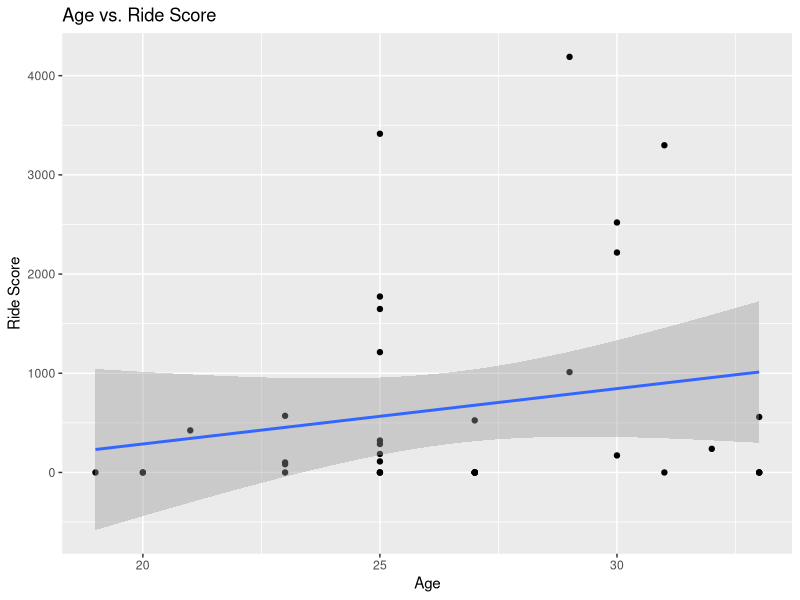
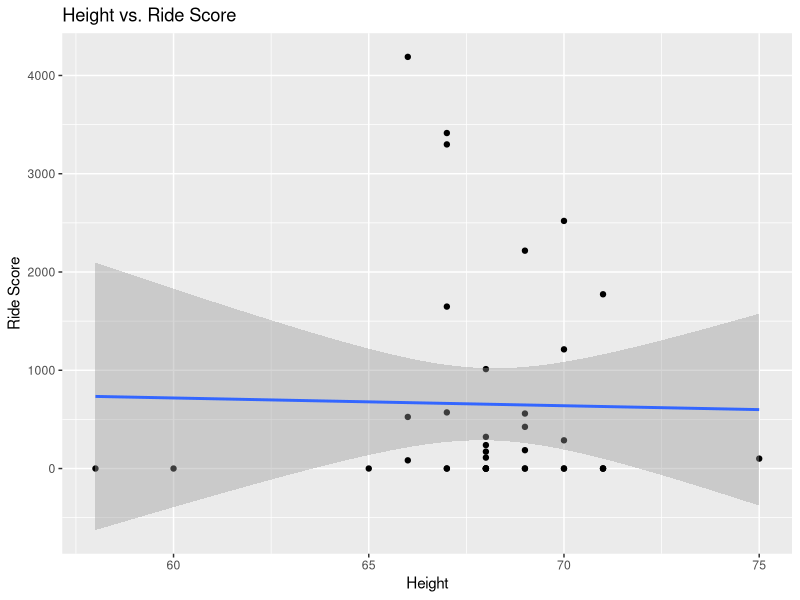
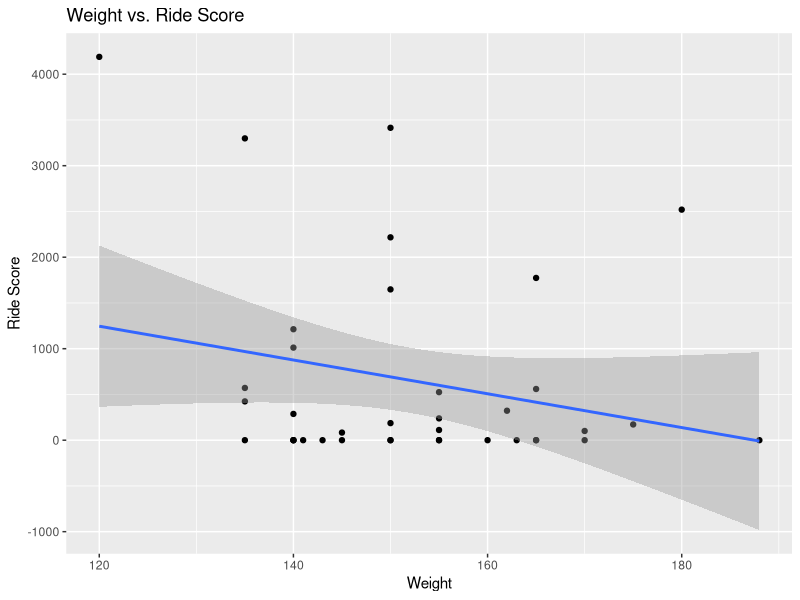
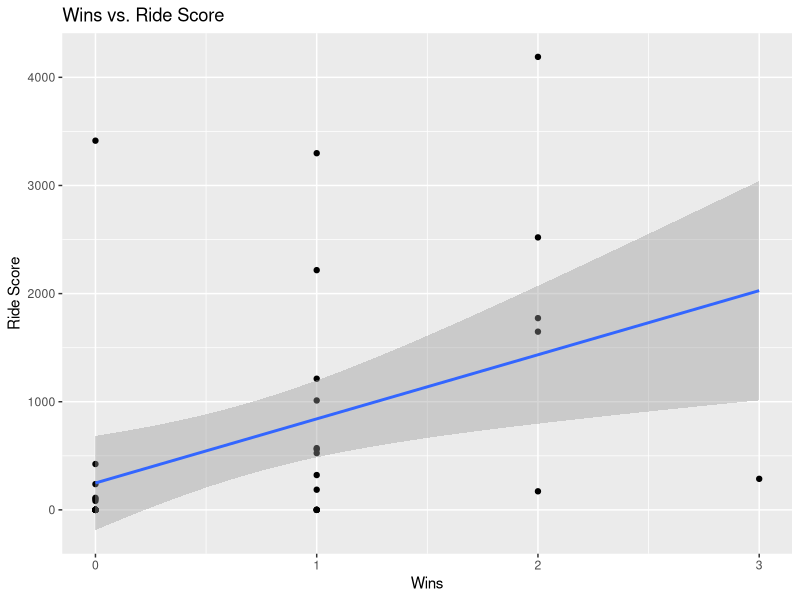
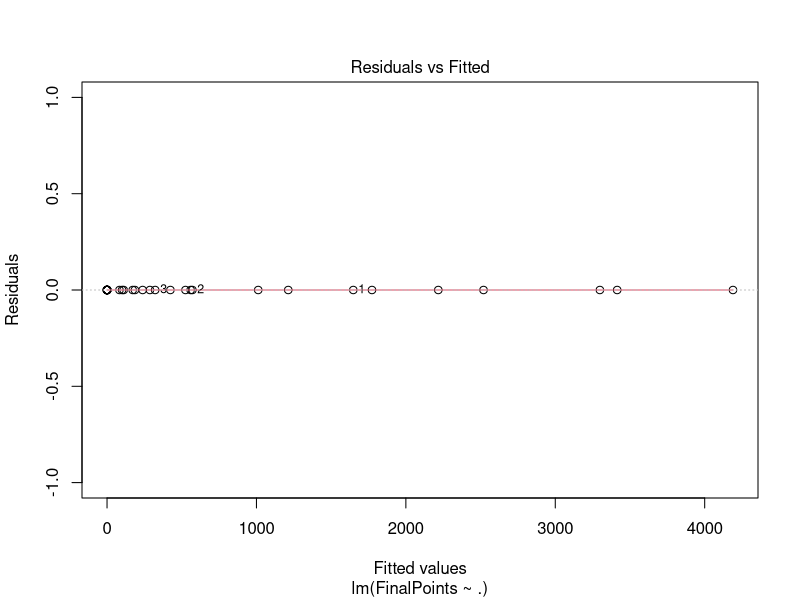

Write the R code that produced these figures, in order. (Note: this script raises an error after producing the figures.)
## ---- chunk 1
library(tidyverse)
pbr <- read_csv("Bull Riding/BullRiders.csv")

## ---- chunk 2
head(pbr)
summary(pbr)
## ---- chunk 3
pbr <- pbr %>%
  mutate(Age = Season - YearBorn)
## ---- chunk 4
pbr %>%
  ggplot(aes(x = Age, y = FinalPoints)) +
  geom_point() +
  geom_smooth(method = "lm") +
  labs(title = "Age vs. Ride Score",
       x = "Age",
       y = "Ride Score") 

## ---- chunk 5
pbr %>%
  ggplot(aes(x = Height, y = FinalPoints)) +
  geom_point() +
  geom_smooth(method = "lm") +
  labs(title = "Height vs. Ride Score",
       x = "Height",
       y = "Ride Score")
## ---- chunk 6
pbr %>%
  ggplot(aes(x = Weight, y = FinalPoints)) +
  geom_point() +
  geom_smooth(method = "lm") +
  labs(title = "Weight vs. Ride Score",
       x = "Weight",
       y = "Ride Score")
## ---- chunk 7
pbr %>%
  ggplot(aes(x = Wins, y = FinalPoints)) +
  geom_point() +
  geom_smooth(method = "lm") +
  labs(title = "Wins vs. Ride Score",
       x = "Wins",
       y = "Ride Score")
## ---- chunk 8
# pbr <- pbr %>% select(-Rider, -Season, -Age)
modelALL <- lm(FinalPoints ~ ., data = pbr)
summary(modelALL)
plot(modelALL)
## ---- chunk 9
mod1 <- lm(FinalPoints ~ Height + CupPoints + Wins + Top5 + Top10, data = pbr)
summary(mod1)
print('--------------------------------------------------------------------------')
mod2 <- lm(FinalPoints ~ CupPoints + Wins + Top5, data = pbr)
summary(mod2)
## ---- chunk 10
br <- read_csv("Bull Riding/BullRiders.csv")

## ---- chunk 11
# count the  total number of riders in data set
pbr %>%
  group_by(Rider) %>%
  summarise(n = n())
